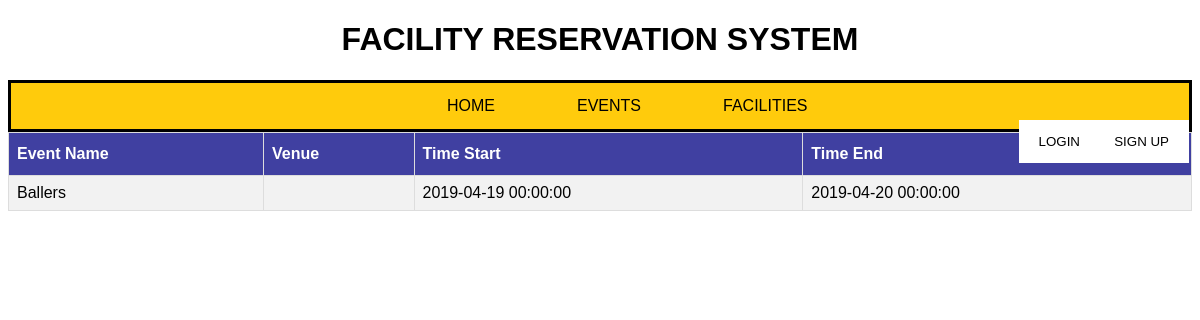
The app's page /php/event_page_home.php, older data.
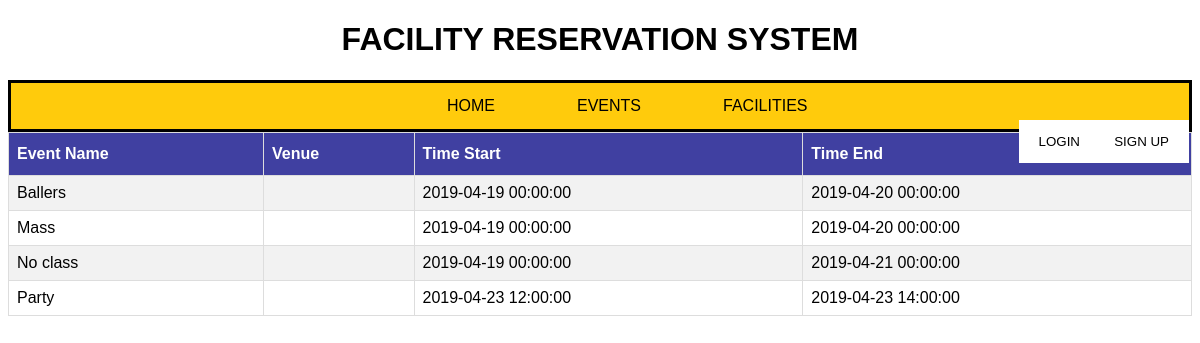
The same page, newer data.
### tables this page shows
CREATE TABLE `reservation` (
  `resID` int(100) NOT NULL,
  `user_ID` int(11) NOT NULL,
  `title` varchar(255) NOT NULL,
  `Venue` varchar(100) NOT NULL,
  `start_event` datetime NOT NULL,
  `end_event` datetime NOT NULL,
  `status` varchar(100) NOT NULL DEFAULT 'Pending'
);

### php/event_page_home.php (the view, shortened to what this page needs)
<?php include('DBConnector.php'); ?>
<!DOCTYPE html>
<html>
<head>
  <link rel="stylesheet" type="text/css" href="../stylesheet/style.css">
  <h1>FACILITY RESERVATION SYSTEM</h1>
</head>
<body>
  <ul class="menu">
    <li class="home_index"><a href="../index.html" class="home">HOME</a></li>
    <li class="events_index"><a href="event_page_home.php" class="events">EVENTS</a></li>
    <li class="faci_index"><a href="list_facilities_home.php" class="faci">FACILITIES</a></li>
  </ul>
    <table id="customers">
        <tr>
          <th>Event Name</th>
          <th>Venue</th>
          <th>Time Start</th>
          <th>Time End</th>
        </tr>
    <?php
      $sql = "SELECT * FROM reservation WHERE status LIKE 'Approved'";
      $result = $conn-> query($sql);
      if ($result-> num_rows > 0){
        while ($row = $result-> fetch_assoc()){
          echo "<tr>
              <td>" . $row["title"] . "</td>
              <td>" . $row["Venue"] . "</td>
              <td>"  . $row["start_event"] . "</td>
              <td>" . $row["end_event"] . "</td>
              </tr>";
        }
        echo "</table>";
      }else{
        echo "0 result";
      }
    ?>
  <button onclick="document.getElementById('id01').style.display='block'" style="width:auto;" class="loginB">LOGIN</button>
  <button onclick="document.getElementById('id02').style.display='block'" style="width:auto;" class="signupB">SIGN UP</button>
</body>
</html>

Row changes from the older to the newer data that the page shows:
added reservation: title "Mass", start_event "2019-04-19 00:00:00", end_event "2019-04-20 00:00:00"
added reservation: title "No class", start_event "2019-04-19 00:00:00", end_event "2019-04-21 00:00:00"
added reservation: title "Party", start_event "2019-04-23 12:00:00", end_event "2019-04-23 14:00:00"
